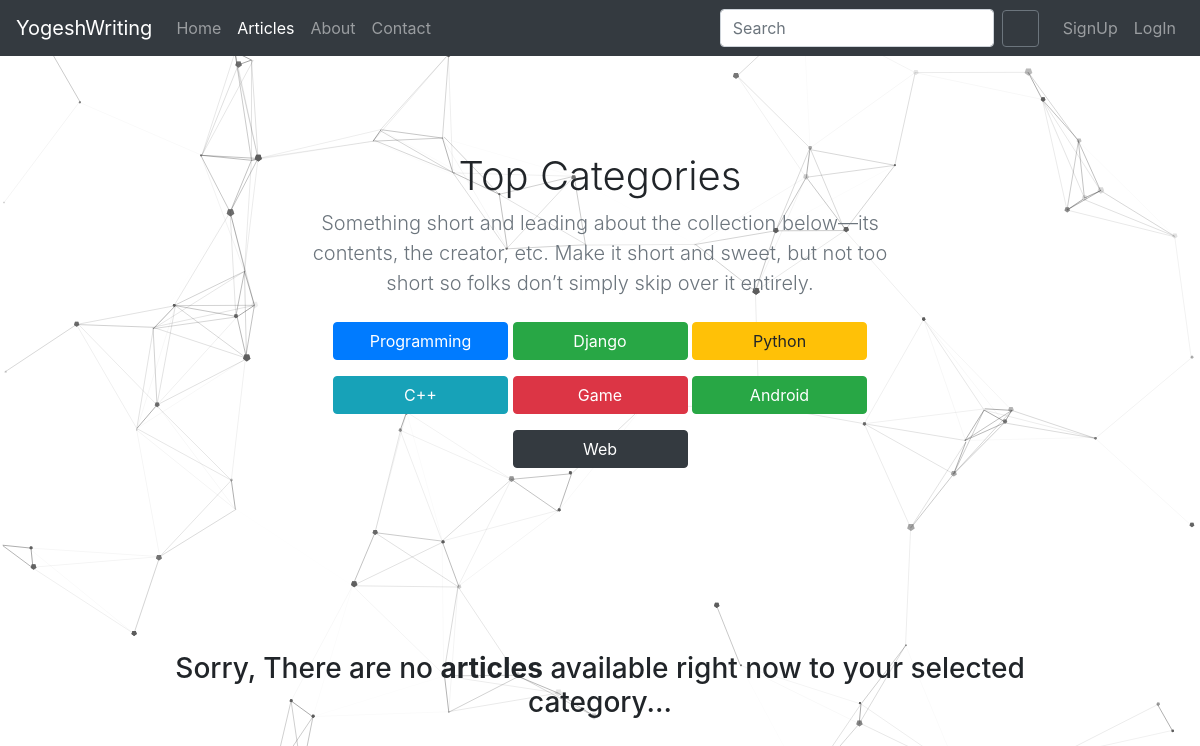
Screenshot of /articles/programming/ with the database file from the repository.
### Dope_blog/models.py (models this page shows, shortened)
class Category(models.Model):
    category = models.CharField(max_length=254)
    colour = models.CharField(max_length=254, choices=COLOUR_CHOICES)
    image = models.ImageField(
        upload_to='blog/images/', default='blog/images/defaultforcat.png', null=True, blank=True)
    decs = models.CharField(max_length=255, default='')

### Dope_blog/views.py (the view)
# urls.py: path('articles/<str:category>/', views.articles, name='articles'),
def articles(request, category):
    categories = Category.objects.all()
    if category == 'all':
        allposts = Post.objects.all()
    else:
        allposts = Post.objects.filter(topic__icontains=category)
    page = request.GET.get('page', 1)
    paginator = Paginator(allposts, 12)
    try:
        posts = paginator.page(page)
    except PageNotAnInteger:
        posts = paginator.page(1)
    except EmptyPage:
        posts = paginator.page(paginator.num_pages)
    return render(request, 'Dope_blog/articles.html', {'posts': posts, 'categories': categories,'category':category })

### templates/Dope_blog/articles.html (shortened to what this page needs)
{% extends 'Dope_blog/base.html' %}
{% load static %}
{% load social_share %}
{% block stylesheet %}
<link href="{% static 'Dope_blog/css/articles.css' %}" rel="stylesheet">
{% endblock %}
{% block articleactive %} active {% endblock articleactive %}
{% block body %}
<main role="main">
    <div class="jumbotron text-center bg-transparent">
        <div class="container bg-transparent">
            <h1>Top Categories</h1>
            <p class="lead text-muted">Something short and leading about the collection below—its contents, the creator, etc. Make it short and sweet, but not too short so folks don’t simply skip over it entirely.</p>
            <p class="categor">
                {% for cat in categories %}
                <a href="/articles/{{cat.category}}" class="btn btn-{{cat.colour}} my-2" style="width: 175px;">{{cat.category|title}}</a>
                {% endfor %}
            </p>
        </div>
    </div>
    <div id="particles-js"></div>
    <div class="album py-5">
        <div class="container">
            <div class="row">
                {% if posts %}
                {% for post in posts %}
                <div class="col-md-4">
                    <div class="card mb-4 shadow-sm " style="height: 400px;">
                       {% if post.thumbnail %}
                       <div class="embed-responsive embed-responsive-16by9">
                            <img alt="Card image cap" class="card-img-top embed-responsive-item" src="/media/{{post.thumbnail}}" width="100%" height="200"/>
                             </div>
                       {% else %}
                       <svg class="bd-placeholder-img card-img-top" width="100%" height="180" xmlns="http://www.w3.org/2000/svg" preserveAspectRatio="xMidYMid slice" focusable="false" role="img" aria-label="Placeholder: Thumbnail"><title>Placeholder</title><rect width="100%" height="180" fill="#55595c"/><text x="50%" y="50%" fill="#eceeef" dy=".3em">Thumbnail</text></svg>
                       {% endif %}
                        <div class="card-body">
                            <p class="card-text">{{post.title|slice:"0:180"}} . . .</p>
                            <div class="d-flex justify-content-between align-items-bottom">
                                <div class="btn-group" style="position: absolute;bottom: 10px;">
                                    <a type="button" href="{{post.get_absolute_url}}" class="btn btn-sm btn-outline-secondary">View</a>
                                    <button type="button" class="btn btn-sm btn-outline-secondary" data-toggle="modal" data-target="#exampleModalCenter{{post.id}}">Share</button>
                                    <div class="modal fade" id="exampleModalCenter{{post.id}}" tabindex="-1" role="dialog" aria-labelledby="exampleModalCenterTitle" aria-hidden="true">
                                        <div class="modal-dialog modal-dialog-centered" role="document">
                                            <div class="modal-content">
                                                <div class="modal-header">
                                                    <h5 class="modal-title" id="exampleModalCenterTitle">Share</h5>
                                                    <button type="button" class="close" data-dismiss="modal" aria-label="Close">
                                                        <span aria-hidden="true">&times;</span>
                                                    </button>
                                                </div>
                                                <div class="modal-body ">
                                                    <ul class="social-icons row">
                                                        <li class="col-6 share share-fb"><h6>{% post_to_facebook post.get_absolute_url "Post to Facebook!" %}</h6></li>
                                                        <li class="col-6 share share share-tw"><h6>{% post_to_twitter "New Article: {{post.title}}. Check it out!" post.get_absolute_url "Post to Twitter" %}</h6></li>
                                                        <li class="col-6 share share-em"><h6>{% send_email post.title "New Article: {{post.title}}. Check it out!" post.get_absolute_url "Share via email" %}</h6></li>
                                                        <li class="col-6 share share-wa"><h6>{% post_to_whatsapp post.get_absolute_url "Share via WhatsApp" %}</h6></li>
                                                        <li class="col-6 share share-rd"><h6>{% post_to_reddit "New article: {{post.title}}" post.get_absolute_url %}</h6></li>
                                                        <li class="col-6 share share-tg"><h6>{% post_to_telegram "New article: {{post.title}}" post.get_absolute_url %}</h6></li>
                                                    </ul>
                                                <!--     <ul class="social-icons">
                                                        <li class="btn-social"><span href="#" class="fa fa-facebook btn-social btn-facebook"></span></li>
                                                        <li class="btn-social"><a href="#" class="fa fa-twitter btn-twitter"></a></li>
                                                        <li class="btn-social"><a href="#" class="fa fa-linkedin btn-linkedin"></a></li>
                                                        <li class="btn-social"><a href="#" class="fa fa-google-plus btn-google-plus"></a></li>
                                                        <li class="btn-social"><a href="#" class="fa fa-pinterest btn-pinterest"></a></li>
                                                        <li class="btn-social"><a href="#" class="fa fa-reddit btn-reddit"></a></li>
                                                        <li class="btn-social"><a href="#" class="fa fa-dropbox btn-dropbox"></a></li>
                                                     </ul> -->
                                                </div>
                                                <div class="modal-footer">
                                                    <button type="button" class="btn btn-secondary" data-dismiss="modal">Close</button>
                                                </div>
                                            </div>
                                        </div>
                                    </div>
                                </div>
                                <small class="text-muted" style="position: absolute;bottom: 15px; right: 25px">{{post.timestamp}}</small>
                            </div>
                        </div>
                    </div>
                </div>
                {% endfor %}
                {% else %}
                <div class="text-center">
                    <h3>Sorry, There are no <b>articles</b> available right now to your selected category... </h3>
                </div>
                {% endif %}
            </div>
            <br>
        </div>
    </div>
</main>
{% endblock body %}

### templates/Dope_blog/base.html (shortened to what this page needs)
{% load static %}
{% load social_share %}
{% load form_tags widget_tweaks %}
{% load widget_tweaks %}
{% load crispy_forms_tags %}
<!doctype html>
<html lang="en">
<head>
</head>
<link rel="stylesheet" href="{% static '/Dope_blog/css/bootstrap.min.css' %}">
<link href="{% static '/Dope_blog/css/formvalidation.css' %}" rel="stylesheet">
{% block stylesheet %}{% endblock %}
<nav class="navbar navbar-expand-md navbar-dark {% block navbarclass %}{% endblock %} bg-dark">
    <a class="navbar-brand" href="/">YogeshWriting</a>
    <div class="collapse navbar-collapse" id="navbarCollapse">
        <ul class="navbar-nav mr-auto">
            <li class="nav-item {% block homeactive %} {% endblock homeactive %}">
                <a class="nav-link" href="/">Home</a>
            </li>
            <li class="nav-item {% block articleactive %} {% endblock articleactive %}">
                <a class="nav-link" href="/articles/all">Articles</a>
            </li>
            <li class="nav-item {% block aboutactive %} {% endblock aboutactive %}">
                <a class="nav-link" href="/about">About</a>
            </li>
            <li class="nav-item {% block contactactive %} {% endblock contactactive %}">
                <a class="nav-link" href="/contact">Contact</a>
            </li>
        </ul>
        <form method="get" action="/search" class="form-inline mt-2 mt-md-0 mr-3">{% csrf_token %}
            <input class="form-control mr-sm-2" type="text" name="query" placeholder="Search" aria-label="Search" required>
            <button type="submit" class="btn btn-outline-secondary" style="height:37px;width:37px"></button>
        </form>
        {% if user.is_authenticated %}
        <div class="btn-group">
             <ul class="navbar-nav">
            <li class="nav-item {% block accountactive %} {% endblock accountactive %}">
            <a  class="nav-link dropdown-toggle" data-toggle="dropdown" aria-haspopup="true" aria-expanded="false" >
                Welcome {{request.user}}
            </a>
            <div class="dropdown-menu">
                <a class="dropdown-item" href="/settings/account/">My account</a>
                <a class="dropdown-item" href="/settings/password/">Change password</a>
                <div class="dropdown-divider"></div>
                <a class="dropdown-item" href="/logout">Log Out</a>
            </div>
             </li>
              </ul>
        </div>
        {% else %}
        <ul class="navbar-nav">
            <li class="nav-item {% block signupactive %} {% endblock signupactive %}">
                <a class="nav-link" href="/signup">SignUp</a>
            </li>
              <li class="nav-item {% block loginactive %} {% endblock loginactive %}">
                <a class="nav-link" href="{% url 'login' %}?next={{request.path}}">LogIn</a>
            </li>
        </ul>
        {% endif %}
    </div>
</nav>
{% block body %}{% endblock body %}
</html>

### static/Dope_blog/css/formvalidation.css (style rules this page uses)
.container { max-width: 960px; }

### static/Dope_blog/css/articles.css (style rules this page uses)
@media (min-width: 768px) { .jumbotron { padding-top: 6rem; padding-bottom: 6rem; } }
#particles-js { position: fixed; top:0; right:0; bottom:0; left:0; z-index:-1; opacity: 1 }
.jumbotron p:last-child { margin-bottom: 0; }
.jumbotron h1 { font-weight: 300; }
.jumbotron .container { max-width: 40rem; }

### rows the page displays
Category: category "Programming"
Category: category "Django"
Category: category "Python"
Category: category "C++"
Category: category "Game"
Category: category "Android"
Category: category "Web"
